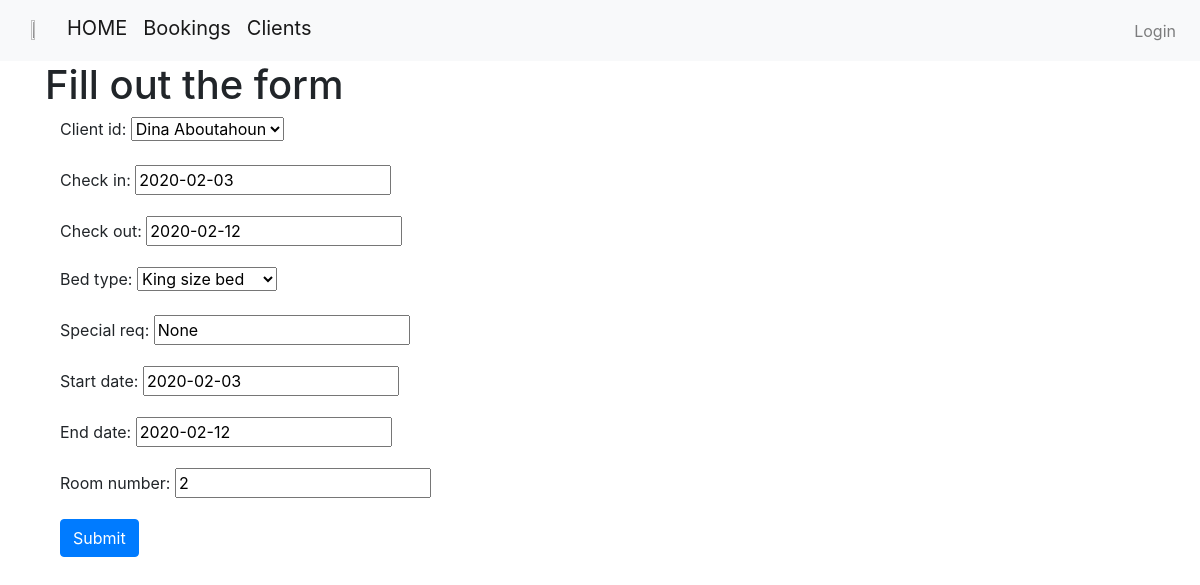
The app's page /hotel/book_update/2 with its own data.
### hotel_app/models.py (models this page shows, shortened)
class Booking (models.Model):
    client_id = models.ForeignKey(Client, on_delete=models.CASCADE)
    check_in = models.DateField()
    check_out = models.DateField()
    room_number = models.PositiveIntegerField()
    bed_type = models.ForeignKey(Bed_type, on_delete=models.CASCADE)
    special_req = models.CharField(max_length=250)
    start_date = models.DateField()
    end_date = models.DateField()

### hotel_app/views.py (the view)
# urls.py: path('book_update/<int:id>', views.book_update, name='book_update'),
def book_update(request, id):
    instance = get_object_or_404(Booking, id=id)
    book_form = FormBooking(instance=instance)
    if request.method == "POST":
        book_form = FormBooking(data=request.POST, instance=instance)
        if book_form.is_valid():
            book = book_form.save()
            book.save()
            messages.add_message(request, messages.SUCCESS,'Booking was updated successfully')
            return redirect('hotel_app:bookings_list')
        else:
            print(book_form.errors)
    else:  # http request
        book_form = FormBooking(instance=instance)
    return render(request, 'book_update.html', {'book_form': book_form, 'booking': instance})

### hotel_app/forms.py
class FormBooking(forms.ModelForm):
    class Meta():
        model = Booking
        fields = ('client_id','check_in','check_out','bed_type', 'special_req', 'start_date', 'end_date', 'room_number')

### hotel_app/models.py (called while the page is built)
    def __str__(self):
        return self.type_name

        def __str__(self):
            full_name = self.first_name+' '+self.last_name
            return full_name

### hotel_app/templates/book_update.html (shortened to what this page needs)
<!DOCTYPE html>
{% extends "master.html" %}
  {% block body_block %}
  <body>
      <h1>Fill out the form</h1>
        <div class='container'>
          <form method="POST">
            {{book_form.as_p}}
            <input type="submit" class="btn btn-primary" value="Submit">
          </form>
        </div>
    </body>
      {% endblock %}

### hotel_project/static/css/style.css (style rules this page uses)
body { background-image: url("images/hotel.png"); }

### records on screen
Booking: client_id "Dina Aboutahoun", check_in "2020-02-03", check_out "2020-02-12", bed_type "King size bed", special_req "None", start_date "2020-02-03", end_date "2020-02-12", room_number "2"
